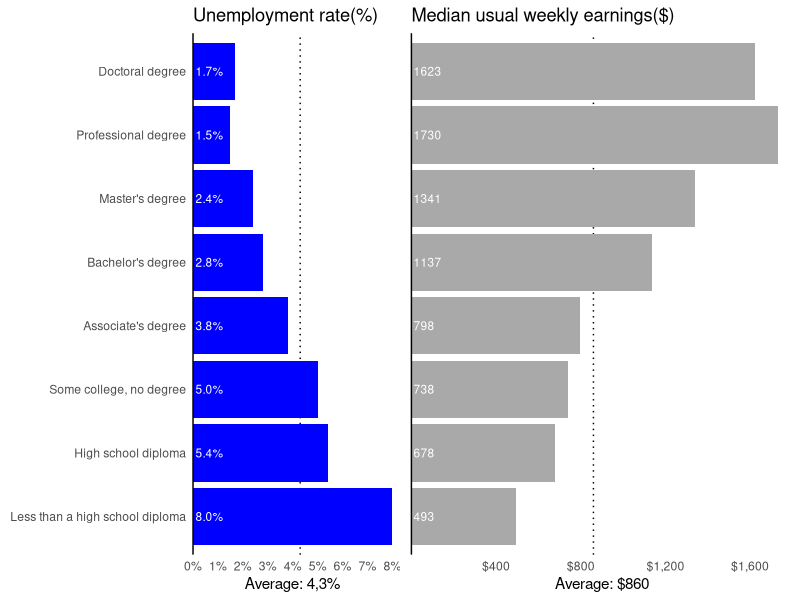
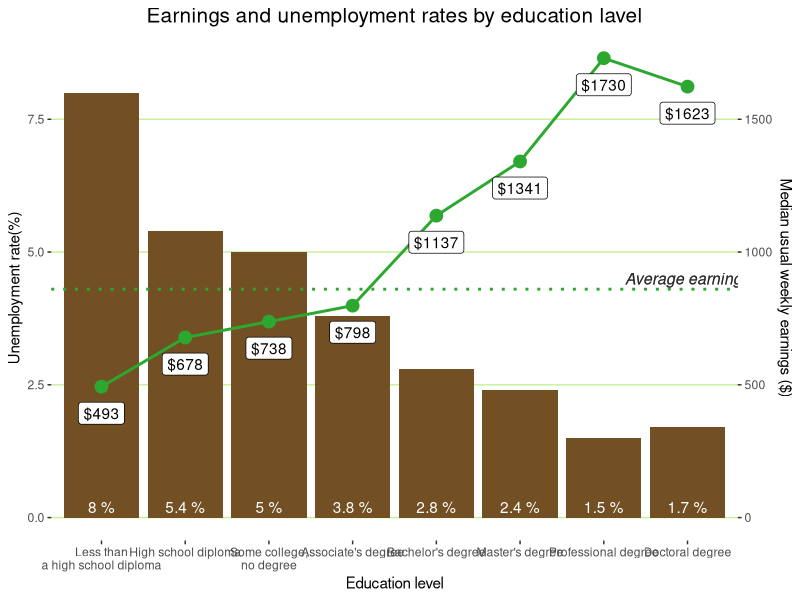

R code for these plots, in order:
## ---- chunk 1
library(ggplot2)
library(ggpubr)
library(scales) #udostępniające działanie na wartościach procentowych i jednostkach - dolarach

#z braku łatwego dostępu do danych, na podstawie oryginalnego wykresu ręcznie stworzyłem odpowiadającą mu ramkę danych
degree <- c("Doctoral degree", "Professional degree", "Master's degree", "Bachelor's degree", "Associate's degree", "Some college, no degree", "High school diploma", "Less than a high school diploma")
#wartosci "unemployment" z przedziału 0-1, później podawane w procentach
unemployment <- c(0.017, 0.015, 0.024, 0.028, 0.038, 0.050, 0.054, 0.080) 
median <- c(1623, 1730, 1341, 1137, 798, 738, 678, 493)
dataset <- data.frame(degree, unemployment, median)
dataset$degree <- factor(dataset$degree, levels = rev(c("Doctoral degree", "Professional degree", "Master's degree", "Bachelor's degree", "Associate's degree", "Some college, no degree", "High school diploma", "Less than a high school diploma")))
#podczas tworzenia ramki danych zapewnienie przy użyciu factorów pożądanej kolejności przedstawianych danych na wykresie

plot1 <- ggplot(data = dataset, aes(x = degree, y = unemployment)) +
  ggtitle("Unemployment rate(%)") +
  geom_line() +
  geom_hline(yintercept = 0.043, linetype = "dotted") +
  geom_col(fill = "blue") +
  coord_flip() +
  scale_y_continuous(breaks = c(0, 0.01,0.02,0.03,0.04,0.05,0.06,0.07,0.08), labels=scales::percent_format(accuracy = 1), limits = c(0, 0.08), expand = c(0, 0)) +
  geom_text(aes(label = percent(unemployment, 0.1), y = 0.001), color = "white", position = position_dodge(1), hjust = "left", size = 3) +
  theme_classic() + 
  theme(axis.title.y = element_blank(),
        axis.ticks.x = element_blank(),
        axis.ticks.y = element_blank(),
        axis.line.x = element_blank()) +
  labs(y = "Average: 4,3%")
plot2 <- ggplot(data = dataset, aes(x = degree, y = median)) +
  ggtitle("Median usual weekly earnings($)") +
  geom_line() +
  geom_hline(yintercept = 860, linetype = "dotted") +
  geom_col(fill = "darkgrey") +
  geom_text(aes(label = median, y = 10), color = "white", position = position_dodge(1), hjust = "left", size = 3) +
  coord_flip() +
  scale_y_continuous(breaks = c(400, 800, 1200, 1600), labels = dollar(c(400, 800, 1200, 1600)), limits = c(0, 1800), expand = c(0, 0)) +
  theme_classic() +
  theme(axis.title.y = element_blank(),
        axis.ticks.x = element_blank(),
        axis.ticks.y = element_blank(),
        axis.text.y = element_blank(),
        axis.line.x = element_blank()) +
  labs(y = "Average: $860")
ggarrange(plot1, plot2)
## ---- chunk 2
library(ggrepel)

#Drobna modyfikacja danych w celu ładnego podpisywania labeli
degree <- c("Doctoral degree", "Professional degree", "Master's degree", "Bachelor's degree", "Associate's degree", "Some college,\nno degree", "High school diploma", "Less than\na high school diploma")
unemployment <- c(0.017, 0.015, 0.024, 0.028, 0.038, 0.050, 0.054, 0.080) 
median <- c(1623, 1730, 1341, 1137, 798, 738, 678, 493)
dataset <- data.frame(degree, unemployment, median)
dataset$degree <- factor(dataset$degree, levels = rev(c("Doctoral degree", "Professional degree", "Master's degree", "Bachelor's degree", "Associate's degree", "Some college,\nno degree", "High school diploma", "Less than\na high school diploma")))

dataset$unemployment <- dataset$unemployment*100 #uzyskanie wartosci procentowych dla danych o bezrobociu

#Wykres
ggplot(dataset, aes(x = degree)) +
  #barplot dla stopy bezrobocia
  geom_bar(aes(y = unemployment), stat = "identity", fill = "#734f24") +
  #podpisy wartosci na barplocie
  geom_text(aes(label = paste(unemployment, "%"), y=0.2), color = "white") +
  #punkty dla mediany zarobkow, wartosci przeskalowane aby wspolgraly z wartosciami bezrobocia
  #("wykres sie nie rozjedzal w pionie")
  geom_point(aes(y = median/200), shape = 19, size = 4, color = "#2ca830") + 
  #dodanie skali dla zarobkow po prawej stronie wykresu, przeskalowanie aby odpowiadala skalowaniu wartosci powyzej
  scale_y_continuous(sec.axis = sec_axis(~.*200, name = "Median usual weekly earnings ($)")) +
  #linia dla wykresu punktowego median zarobkow oraz linia przerywana sredniej z median zarobkow
  geom_line(aes(x = degree, y = median/200), group = 1, size = 1, color = "#2ca830") + 
  geom_hline(yintercept = 860/200, linetype = "dotted", color = "#2ca830", size = 1) + 
  labs(y = "Unemployment rate(%)") +
  geom_text(aes(x = "Doctoral degree", y = 4.5), label = "Average earnings", fontface = "italic", size = 4, alpha = 0.2) +
  #podpisy wartosci do punktow
  geom_label_repel(aes(x = degree, y = median/200), label = paste("$", median, sep = ""), nudge_y = -0.5, segment.size = 0) +
  ggtitle("Earnings and unemployment rates by education lavel") +
  xlab("Education level") +
  theme(axis.line.y = element_blank(),
        panel.grid.major.x = element_blank(),
        panel.grid.major.y = element_line(colour = "#c5f299"),
        panel.background = element_rect(fill = "white", colour = "white"),
        plot.title = element_text(hjust = 0.5, size = 15))

